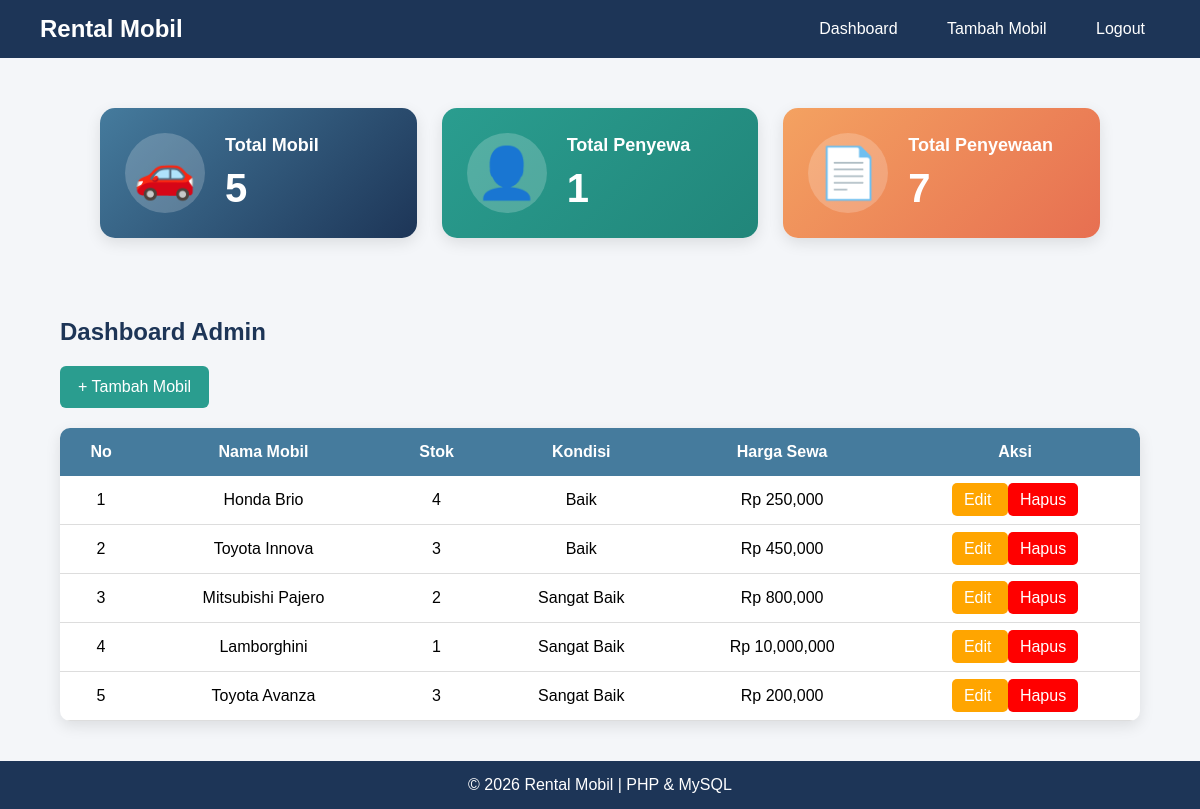
/admin/admin.php, run on the app's committed database.
### tables this page shows
CREATE TABLE `mobil` (
  `id_mobil` int(11) NOT NULL,
  `nama_mobil` varchar(100) DEFAULT NULL,
  `jumlah` int(11) DEFAULT NULL,
  `kondisi` varchar(50) DEFAULT NULL,
  `harga_sewa` int(11) DEFAULT NULL
);

### admin/admin.php (the view, shortened to what this page needs)
<?php
include '../koneksi.php';
$data = mysqli_query($koneksi,"SELECT * FROM mobil");
$total_mobil = mysqli_num_rows(
mysqli_query($koneksi,"SELECT * FROM mobil")
);
$total_penyewa = mysqli_num_rows(
mysqli_query($koneksi,"SELECT * FROM user WHERE role='penyewa'")
);
$total_sewa = mysqli_num_rows(
mysqli_query($koneksi,"SELECT * FROM penyewaan")
);
?>
<!DOCTYPE html>
<html lang="id">
<head>
    <div class="navbar">
        <div class="logo">
            Rental Mobil
        </div>
        <div class="menu">
            <a href="admin.php">
                Dashboard
            </a>
            <a href="tambah_mobil.php">
                Tambah Mobil
            </a>
            <a href="../logout.php">
                Logout
            </a>
        </div>
    </div>
</head>
<body>
<div class="dashboard-container">
    <a href="admin.php" class="card-link">
        <div class="dashboard-card mobil">
            <div class="icon">
                🚗
            </div>
            <div class="info">
                <h3>Total Mobil</h3>
                <h1>
                    <?php echo $total_mobil; ?>
                </h1>
            </div>
        </div>
    </a>
    <a href="../admin/data_penyewa.php" class="card-link">
        <div class="dashboard-card penyewa">
            <div class="icon">
                👤
            </div>
            <div class="info">
                <h3>Total Penyewa</h3>
                <h1>
                    <?php echo $total_penyewa; ?>
                </h1>
            </div>
        </div>
    </a>
    <a href="laporan.php" class="card-link">
        <div class="dashboard-card sewa">
            <div class="icon">
                📄
            </div>
            <div class="info">
                <h3>Total Penyewaan</h3>
                <h1>
                    <?php echo $total_sewa; ?>
                </h1>
            </div>
        </div>
    </a>
</div>
    <div class="container">
        <h2 class="title">
            Dashboard Admin
        </h2>
        <a href="tambah_mobil.php" class="btn-tambah">
            + Tambah Mobil
        </a>
        <table>
            <tr>
                <th>No</th>
                <th>Nama Mobil</th>
                <th>Stok</th>
                <th>Kondisi</th>
                <th>Harga Sewa</th>
                <th>Aksi</th>
            </tr>
            <?php
            $no = 1;
            while($d = mysqli_fetch_array($data)){
            ?>
            <tr>
                <td>
                    <?php echo $no++; ?>
                </td>
                <td>
                    <?php echo $d['nama_mobil']; ?>
                </td>
                <td>
                    <?php echo $d['jumlah']; ?>
                </td>
                <td>
                    <?php echo $d['kondisi']; ?>
                </td>
                <td>
                    Rp <?php echo number_format($d['harga_sewa']); ?>
                </td>
                <td>
                    <a class="edit"
                    href="edit_mobil.php?id=<?php echo $d['id_mobil']; ?>">
                        Edit
                    </a>
                    <a class="hapus"
                    href="hapus_mobil.php?id=<?php echo $d['id_mobil']; ?>">
                        Hapus
                    </a>
                </td>
            </tr>
            <?php
            }
            ?>
        </table>
    </div>
    <footer>
        <p>
            © 2026 Rental Mobil | PHP & MySQL
        </p>
    </footer>
</body>
</html>

### admin/admin.php (style rules this page uses)
* { margin:0; padding:0; box-sizing:border-box; font-family:Arial, Helvetica, sans-serif; }
body { background:#f4f6f9; }
.navbar { background:#1d3557; padding:15px 40px; display:flex; justify-content:space-between; align-items:center; }
.logo { color:white; font-size:24px; font-weight:bold; }
.menu a { color:white; text-decoration:none; margin-left:15px; padding:10px 15px; border-radius:5px; transition:0.3s; }
.container { width:90%; margin:30px auto; }
.title { margin-bottom:20px; color:#1d3557; }
.btn-tambah { display:inline-block; margin-bottom:20px; background:#2a9d8f; color:white; padding:12px 18px; text-decoration:none; border-radius:6px; transition:0.3s; }
table { width:100%; border-collapse:collapse; background:white; border-radius:10px; overflow:hidden; box-shadow:0 5px 15px rgba(0,0,0,0.1); }
table th { background:#457b9d; color:white; padding:15px; }
table td { padding:15px; border-bottom:1px solid #ddd; text-align:center; }
.edit { background:orange; color:white; padding:8px 12px; border-radius:5px; text-decoration:none; }
.hapus { background:red; color:white; padding:8px 12px; border-radius:5px; text-decoration:none; }
footer { margin-top:40px; background:#1d3557; color:white; text-align:center; padding:15px; }
.dashboard-container { display:flex; gap:25px; margin-bottom:30px; flex-wrap:wrap; padding: 50px 100px; }
.dashboard-card { flex:1; min-width:250px; padding:25px; border-radius:15px; display:flex; align-items:center; gap:20px; color:white; box-shadow:0 5px 15px rgba(0,0,0,0.1); transition:0.3s; }
.dashboard-card .icon { font-size:50px; background:rgba(255,255,255,0.2); width:80px; height:80px; display:flex; justify-content:center; align-items:center; border-radius:50%; }
.dashboard-card .info h3 { font-size:18px; margin-bottom:10px; }
.dashboard-card .info h1 { font-size:40px; }
.mobil { background:linear-gradient(135deg,#457b9d,#1d3557); }
.penyewa { background:linear-gradient(135deg,#2a9d8f,#21867a); }
.sewa { background:linear-gradient(135deg,#f4a261,#e76f51); }
.card-link { text-decoration:none; flex:1; }

### data on the page
mobil: nama_mobil "Honda Brio", jumlah "4", kondisi "Baik", harga_sewa "250,000"
mobil: nama_mobil "Toyota Innova", jumlah "3", kondisi "Baik", harga_sewa "450,000"
mobil: nama_mobil "Mitsubishi Pajero", jumlah "2", kondisi "Sangat Baik", harga_sewa "800,000"
mobil: nama_mobil "Lamborghini", jumlah "1", kondisi "Sangat Baik", harga_sewa "10,000,000"
mobil: nama_mobil "Toyota Avanza", jumlah "3", kondisi "Sangat Baik", harga_sewa "200,000"

### other printed values
$total_mobil "5"
$total_penyewa "1"
$total_sewa "7"
